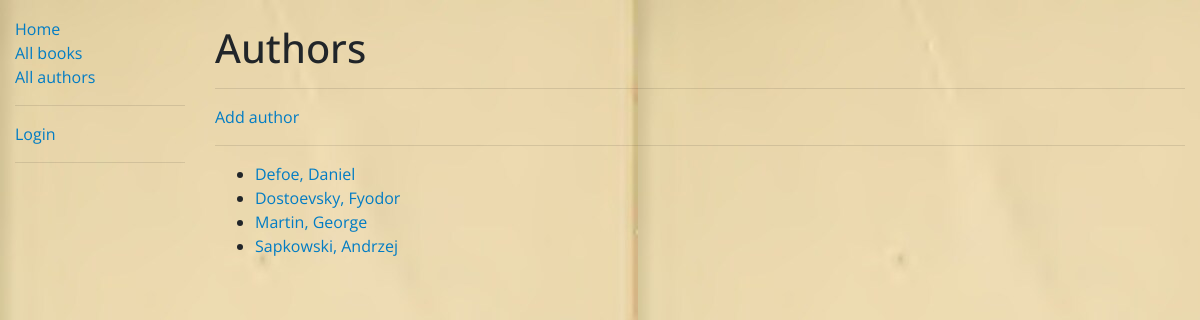
Screenshot of /catalog/authors/ with the database file from the repository.
### catalog/models.py (models this page shows, shortened)
class Author(models.Model):
    first_name = models.CharField(max_length=100)
    last_name = models.CharField(max_length=100)
    date_of_birth = models.DateField(null=True, blank=True)
    date_of_death = models.DateField('died', null=True, blank=True)
    class Meta:
        ordering = ['last_name', 'first_name']
    def get_absolute_url(self):
        return reverse('author-detail', args=[str(self.id)])

### catalog/views.py (the view)
# urls.py: path('authors/', views.AuthorListView.as_view(), name='authors'),
class AuthorListView(generic.ListView):
    model = Author
    paginate_by = 10

### catalog/templates/catalog/author_list.html (shortened to what this page needs)
{% extends 'base_generic.html' %}
{% block content %}
    <h1>Authors</h1>
    <hr>
    <a href="{% url 'author-create' %}">Add author</a>
    <hr>
    {% if author_list %}
        <ul>
            {% for author in author_list %}
                <li>
                    <a href="{{ author.get_absolute_url }}">{{ author.last_name }}, {{ author.first_name }}</a>
                </li>
            {% endfor %}
        </ul>
    {% else %}
        <p>There are no authors in the library.</p>
    {% endif %}
{% endblock %}

### catalog/static/css/styles.css (style rules this page uses)
body { background-image: url("../images/reader.jpg"); }

### catalog/static/css/links.css (style rules this page uses)
body { font-family:'Open Sans', sans-serif; }
a,a:visited,a:hover,a:active { -webkit-backface-visibility:hidden; backface-visibility:hidden; position:relative; transition:0.5s color ease; text-decoration:none; color: #017cc4; }

### rows the page displays
Author: last_name "Defoe", first_name "Daniel"
Author: last_name "Dostoevsky", first_name "Fyodor"
Author: last_name "Martin", first_name "George"
Author: last_name "Sapkowski", first_name "Andrzej"
